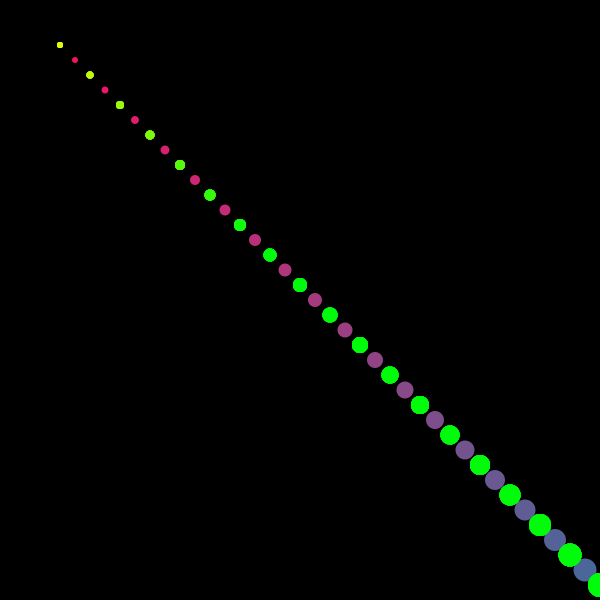
Frame 1 (no input)
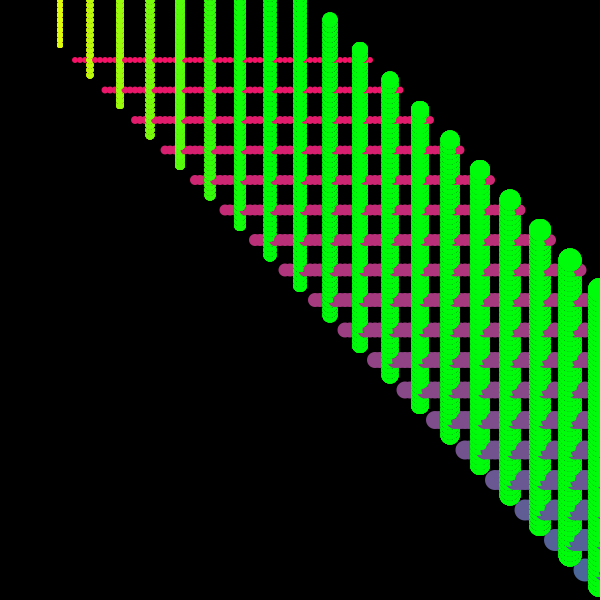
Frame 60 (the mouse pressed at the canvas centre just before this capture)
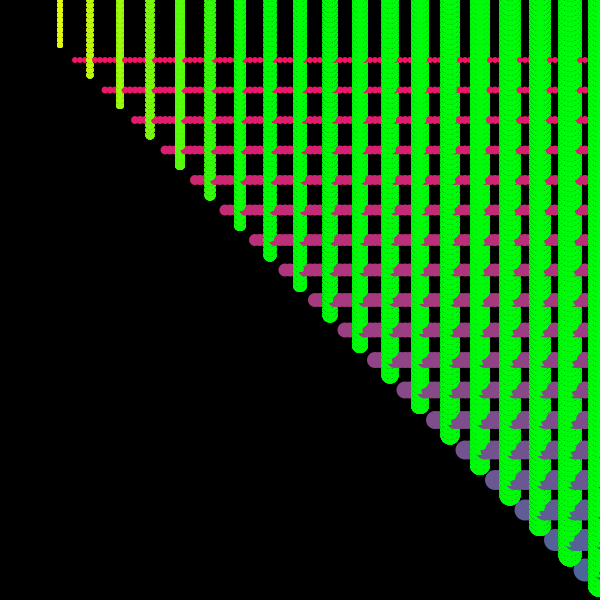
Frame 120 (the mouse held since frame 60 and released just before this capture)

The Processing sketch that drew these frames (run headless with seeded random() and noise(); from frame 60 on, the mouse is pressed at the canvas centre):

// Processing sketch: processing_105546
// ── processing_105546.pde

int speed=10;

void setup() {
  size(600, 600);
  background(0);
}

void draw()
{
   
  speed+=5;
  
  for (int i=1; i<25;i++)
  {
    drawSnow(30+30*i+speed, 30+30*i,5+i,5+i,255-i*10,13+i*5,100+i*3);
//drawRect(i*0.3);
    for (int o=1; o<25;o++)
    {
      drawSnow(30+30*o, 30+30*o-speed,5+o,5+o,255-o*34,12+i*10,11);
      
    }
    
   
    }
    
  }
  


void drawRect(float trans)
{  
  fill(0,trans);
  rect(0,0,width,height);
}
void drawSnow(int snowX, int snowY, int snowW, int snowH, int colorA, int colorB,int colorC)
{

  fill(colorA,colorB,colorC);
  noStroke();
  ellipse(snowX, snowY, snowW, snowH);
} 
